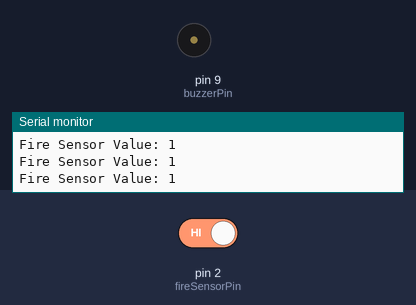
The sketch below on a simulated Arduino Uno, built with avr-gcc and run on an emulated ATmega328P. Shown: buzzer (waves = sounding, pin HIGH), the last lines printed to the serial monitor. The inputs (shaded band) are chosen by the test bench; at power-on: pin 2 (fireSensorPin) HIGH.

Above: at 1.8 s.
1.9 s: pin 2 (fireSensorPin) driven LOW
At 3.3 s:
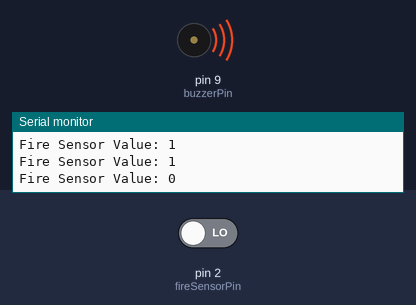
Timing chart, 0 to 9.5 s (numbered marks = the images above; inputs shaded):
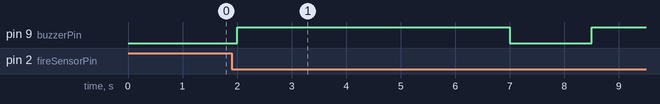

Measured:
- after the input at 1.9 s, pin 9 (buzzerPin): LOW → HIGH after 0.10 s, → LOW 5.0 s later, → HIGH 1.5 s later

The sketch:

Code.ino
```cpp
// Pin definitions
const int fireSensorPin = 2; // Digital pin for fire sensor
const int buzzerPin = 9;      // Digital pin for buzzer

void setup() {
  // Initialize the fire sensor pin as an input
  pinMode(fireSensorPin, INPUT);
  // Initialize the buzzer pin as an output
  pinMode(buzzerPin, OUTPUT);
  // Start the serial communication for debugging
  Serial.begin(9600);
}

void loop() {
  // Read the value from the fire sensor
  int sensorValue = digitalRead(fireSensorPin);

  // Print the sensor value to the Serial Monitor
  Serial.print("Fire Sensor Value: ");
  Serial.println(sensorValue);

  // Check if the sensor detects fire (LOW means fire detected)
  if (sensorValue == LOW) {
    // If fire is detected, sound the buzzer
    digitalWrite(buzzerPin, HIGH); // Turn on the buzzer
    delay(5000);                    // Buzzer on for 1 second
    digitalWrite(buzzerPin, LOW);  // Turn off the buzzer
    delay(1000);                    // Wait for 1 second before checking again
  } else {
    // If no fire is detected, ensure the buzzer is off
    digitalWrite(buzzerPin, LOW);
  }

  // Small delay before the next reading
  delay(500);
}
```
